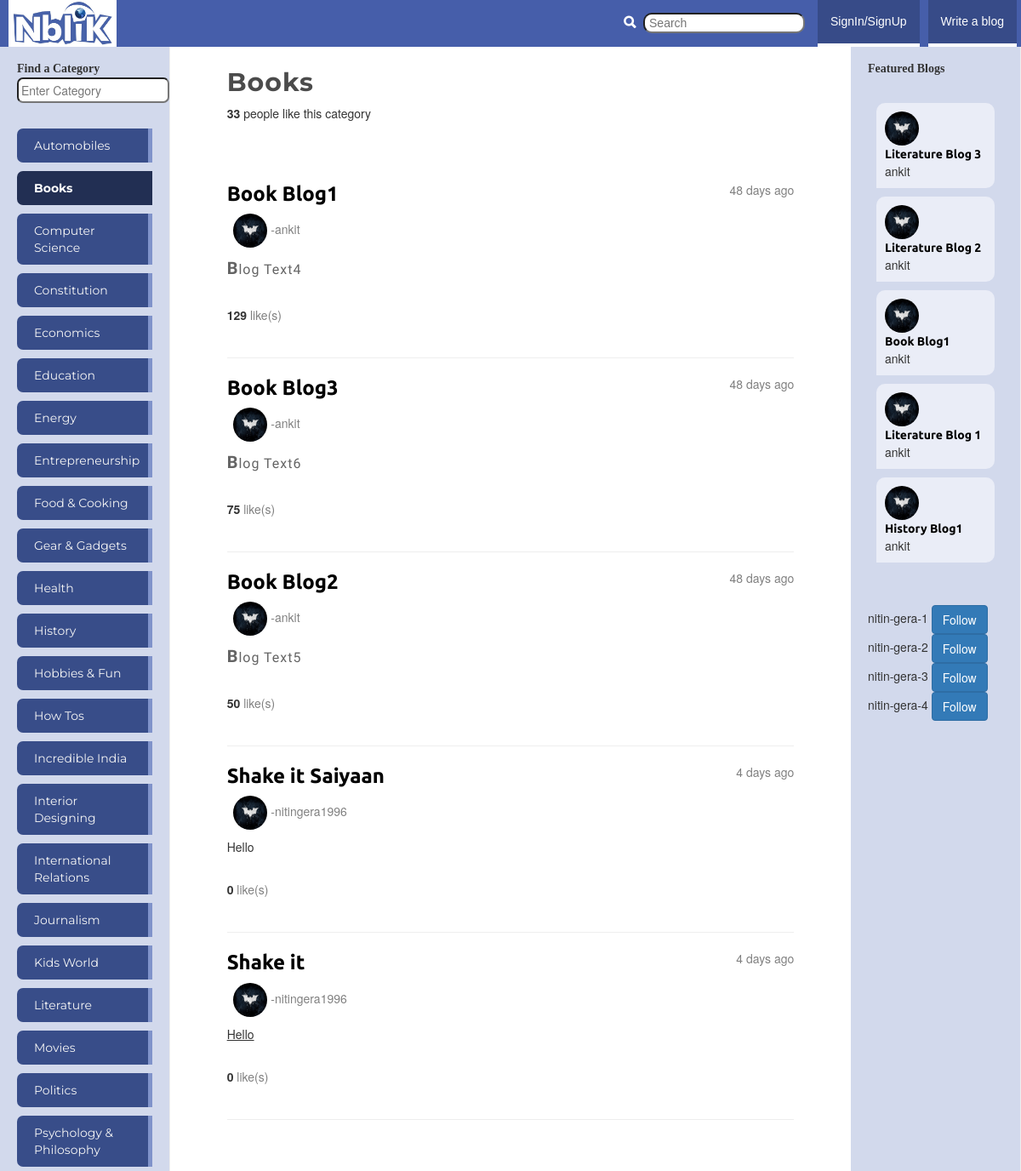
The app's page /blogu/category/books/ with its own data.
### blogu/models.py (models this page shows, shortened)
class Category(models.Model):
    name = models.CharField(max_length=128,unique=True)
    likes = models.IntegerField(default=0)
    slug = models.SlugField(unique=True)

class Blog(models.Model):
    category = models.ForeignKey(Category)
    title = models.CharField(max_length=128)
    written_by=models.ForeignKey(User)
    views = models.IntegerField(default=0)
    slug = models.SlugField(unique=True)
    text = models.TextField()
    likes=models.IntegerField(default=0)
    datetime_added=models.DateTimeField(default=datetime.now())

class UserProfile(models.Model):
    user = models.OneToOneField(User)
    name = models.CharField(max_length=200)
    picture = models.ImageField(upload_to='profile_images',blank=True)
    liked_blogs=models.ManyToManyField(Blog)
    liked_categories=models.ManyToManyField(Category)
    level=models.IntegerField(default=1)
    date_registered=models.DateTimeField(default=datetime.now())
    google_id=models.CharField(null=True,blank=True,unique=True,max_length=100)

### blogu/views.py (the view)
# urls.py: url(r'^category/(?P<category_name_slug>[\w\-]+)/$',views.category,name ="category"),
def category(request,category_name_slug):
    context_dict = {}
    context_dict['result_list']=None
    try:
        category = Category.objects.get(slug=category_name_slug)
        context_dict['category_name']=category.name
        blogs = Blog.objects.filter(category=category).order_by('-likes')
        context_dict['blogs']=blogs
        context_dict['category']=category
        context_dict['category_name_slug']=category.slug
    except Category.DoesNotExist:
        context_dict['category_name']=category_name_slug
        pass
    b_time=[]
    for b in blogs:
        days=(datetime.now(utc)-b.datetime_added).days
        seconds=(datetime.now(utc) - b.datetime_added).seconds
        minutes=seconds/60
        hours=minutes/60
        if  days>= 1:
            b_time.append(str(days)+" days ago")
        elif minutes>60:
            b_time.append(str(hours)+" hours ago")
        elif seconds>60:
            b_time.append(str(minutes)+" minutes ago")
        else:
            b_time.append("Just now")
    zipped_data=zip(blogs,b_time)
    context_dict['zipped_data']=zipped_data
    return render(request,'blogu/category.html',context_dict)

### blogu/templatetags/blogu_extras.py (called while the page is built)
@register.inclusion_tag('blogu/cats.html')
def get_category_list(cat=None):
    return {'cats':Category.objects.all().order_by('name'), "act_cat": cat}

@register.inclusion_tag('blogu/blogs.html')
def get_blogs_list(cat=None):
    if cat:
        c=Category.objects.get(slug=cat)
        if c:
            blogs=Blog.objects.filter(category=c).order_by('-likes')[:5]
    else:
        blogs=Blog.objects.order_by('-likes')[:5]
    return {'blogs':blogs}

@register.inclusion_tag('blogu/to_follow.html')
def get_to_follow_list(user=None):
    print user
    if user:
        up=UserProfile.objects.all()
        return {'userprofiles':up}
    else:
        return None

### blogu/views.py (called while the page is built)
  def utcoffset(self, dt):
    return ZERO

  def dst(self, dt):
    return ZERO

### templates/blogu/category.html (shortened to what this page needs)
{% extends 'blogu/base.html' %}
{% load staticfiles %}
{% block body_block %}
<link href="{% static "css/index.css" %}" rel="stylesheet">
    <h2>{{ category_name }}</h2>
		<p>
		<strong id="category_like_count">{{ category.likes }} </strong> people like this category
		</p>
		<br/>
		<br/>
		<div id="blog">
		{% if category %}
		    {% if zipped_data %}
			<u1>
			    {% for blog,b_time in zipped_data %}
				    <span style='float:right;color:gray;'>{{ b_time }}</span>
                    <h3><a href="{% url 'blog' blog.slug %}" class="blog_title"><strong>{{ blog.title }}</strong></a></h3>
                    <p class='text-left' style="color:gray;"> &nbsp <img src="{% static 'images/batman.jpg' %}" style="width:40px;height:40px;-webkit-border-radius:50% 50%;-moz-border-radius:50% 50%;-ms-border-radius:50% 50%;-o-border-radius:50% 50%;border-radius:50% 50%;"> -{{ blog.written_by }}</p>
                    <p class="blog_text">{{ blog.text|safe }}</p>
                    <br/>
                    <strong id=blog_like_count>{{ blog.likes }}</strong>
                    <font style="color:gray;"> like(s)</font>
                    <br/>
                    <br/>
                    <hr noshade size=9>
                {% endfor %}
			</u1>
		    {% else %}
		        <strong>No blogs currently in category</strong>
	        {% endif %}
		</div>
			<br/>
		{% else %}
	        The specified category {{ category_name }} does not exist!
	    {% endif %}
{% endblock %}

### templates/blogu/cats.html (shortened to what this page needs)
{% load staticfiles %}
{% if cats %}
    <u1 class="nav nav-sidebar">
	{% for c in cats %}
	    {% if c == act_cat %}
		<li class="active"><a href="{% url 'category' c.slug %}">{{ c.name }}</a></li>
		{% else %}
	    <li class="inactive"><a href="{% url 'category' c.slug %}">{{ c.name }}</a></li>
	    {% endif %}
	{% endfor %}
{% else %}
    <li><strong>There are no categories present</strong></li>
	</u1>
{% endif %}

### templates/blogu/blogs.html
{% if blogs %}
{% load staticfiles %}
    <u1 class="nav nav-sidebar">
	{% for b in blogs %}
	    <li style="margin:10px;background:rgb(234,237,247);padding:10px;-webkit-border-radius:10px 10px 10px 0;-ms-border-radius:10px 10px 10px 0;-o-border-radius:10px 10px 10px 0;-moz-border-radius:10px 10px 10px 0;border-radius:10px 10px 10px 0;"><img src="{% static 'images/batman.jpg' %}" style="width:40px;height:40px;-webkit-border-radius:50% 50%;-moz-border-radius:50% 50%;-o-border-radius:50% 50%;-ms-border-radius:50% 50%;border-radius:50% 50%;"><a href="{% url 'blog' b.slug %}" style="margin:0;padding:0;color:black;">{{ b.title }}</a>{{ b.written_by }}</li>
	{% endfor %}
{% else %}
    <li><strong>There are no blogs present</strong></li>
	</u1>
{% endif %}

### templates/blogu/to_follow.html
{% if userprofiles %}
{% load staticfiles %}
    <u1 class="nav nav-sidebar">
	{% for up in userprofiles %}
	    <li>{{ up.user.username }}
      <button id="follow_user" data-userprofileid="{{ up.id }}" class="btn btn-primary" type="button">Follow</button></li>
	{% endfor %}
{% else %}
    <li><strong>There are no blogs present</strong></li>
	</u1>
{% endif %}

### static/css/dashboard.css (style rules this page uses)
body { padding-top: 50px; }
.nav-sidebar { margin-right: -21px; margin-bottom: 20px; margin-left: -20px; }
.nav-sidebar > li > a { padding-right: 20px; padding-left: 20px; }
.nav-sidebar > .active > a, .nav-sidebar > .active > a:hover, .nav-sidebar > .active > a:focus { color: #fff; background-color: #428bca; }

### static/css/additional.css (style rules this page uses)
* { -ms-overflow-style:none; overflow:-moz-scrollbars-none; }
#featured_blogs>.nav-sidebar>li>a:link { color:rgb(50,50,50); background: transparent; padding: 10px 10px 10px 10px; border:none; -webkit-border-radius:0; -moz-border-radius:0; -ms-border-radius:0; -o-border-radius:0; border-radius:0; margin:10px 0 10px 0; font-size: 14px; font-family: 'Ubuntu',arial; font-weight: 600; }

### static/css/index.css (style rules this page uses)
body { padding:40px; }
a.blog_title:link { color:black; font-family: 'Ubuntu', sans-serif; }
.blog_text { color:rgb(100,100,100); font-family:'Itim',arial; font-weight:normal; font-size: 16px; letter-spacing: 1px; }
.blog_text::first-letter { font-size: 20px; font-weight: bold; }
h2 { font-family: 'Montserrat',tahoma,arial; font-weight: 700; color:rgb(75,75,75); letter-spacing: 1px; }

### templates/blogu/cats.html (style rules this page uses)
u1.nav.nav-sidebar>li.active>a:link { font-weight: bold; font-family: 'Montserrat',arial; font-weight: 700; background:rgb(34,47,83); border-right-color:rgb(34,47,83); -webkit-border-radius:7px 0 0 7px; -moz-border-radius:7px 0 0 7px; -ms-border-radius:7px 0 0 7px; -o-border-radius:7px 0 0 7px; border-radius:7px 0 0 7px; }
u1.nav.nav-sidebar>li.inactive>a:link { color:rgb(245,245,245); font-family: 'Montserrat',arial; font-weight: 400; background:rgb(56,77,137); padding-right: 15px; border-right: 5px solid rgb(128,147,202); margin:10px 0 10px 0; -webkit-border-radius:7px 0 0 7px; -moz-border-radius:7px 0 0 7px; -ms-border-radius:7px 0 0 7px; -o-border-radius:7px 0 0 7px; border-radius:7px 0 0 7px; }

### records on screen
Category: name "Automobiles"
Category: name "Books", likes "33"
Category: name "Computer Science"
Category: name "Constitution"
Category: name "Economics"
Category: name "Education"
Category: name "Energy"
Category: name "Entrepreneurship"
Category: name "Food & Cooking"
Category: name "Gear & Gadgets"
Category: name "Health"
Category: name "History"
Category: name "Hobbies & Fun"
Category: name "How Tos"
Category: name "Incredible India"
Category: name "Interior Designing"
Category: name "International Relations"
Category: name "Journalism"
Category: name "Kids World"
Category: name "Literature"
Category: name "Movies"
Category: name "Politics"
Category: name "Psychology & Philosophy"
Blog: b_time "48 days ago", title "Book Blog1", written_by "ankit", text "Blog Text4", likes "129"
Blog: b_time "48 days ago", title "Book Blog3", written_by "ankit", text "Blog Text6", likes "75"
Blog: b_time "48 days ago", title "Book Blog2", written_by "ankit", text "Blog Text5", likes "50"
Blog: b_time "4 days ago", title "Shake it Saiyaan", written_by "nitingera1996", text "Hello", likes "0"
Blog: b_time "4 days ago", title "Shake it", written_by "nitingera1996", text "Hello", likes "0"
Blog: title "Literature Blog 3", written_by "ankit"
Blog: title "Literature Blog 2", written_by "ankit"
Blog: title "Literature Blog 1", written_by "ankit"
Blog: title "History Blog1", written_by "ankit"
UserProfile: user.username "nitin-gera-1"
UserProfile: user.username "nitin-gera-2"
UserProfile: user.username "nitin-gera-3"
UserProfile: user.username "nitin-gera-4"
